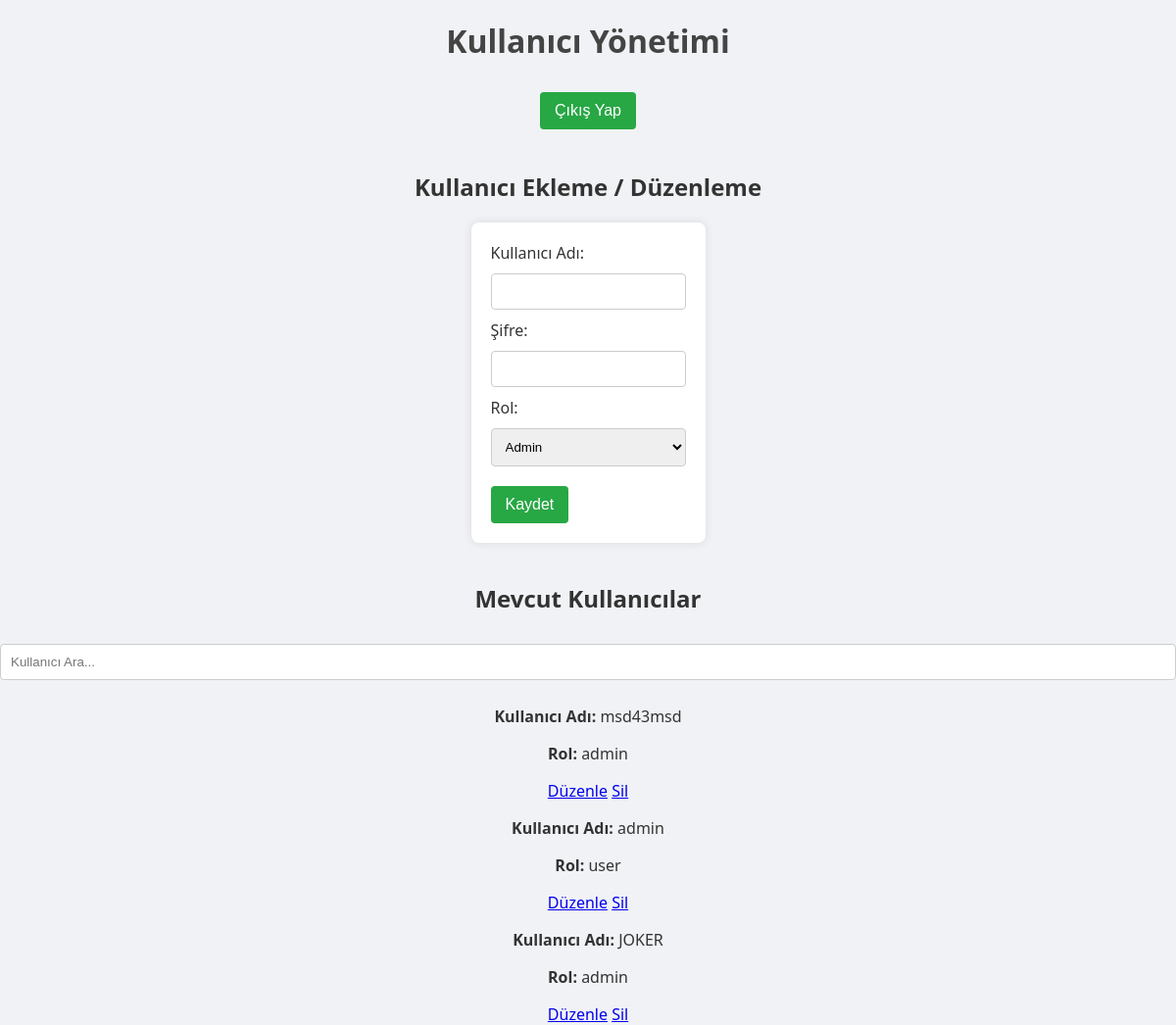
The page /users.php on the database its author committed.
### tables this page shows
CREATE TABLE users (
        id INTEGER PRIMARY KEY AUTOINCREMENT,
        username TEXT NOT NULL UNIQUE,
        password TEXT NOT NULL,
        role TEXT NOT NULL CHECK (role IN ('admin', 'user'))
    , skore INTEGER DEFAULT 0);

### users.php (the view, shortened to what this page needs)
<?php
$db = new PDO('sqlite:veriler.db');
$users = $db->query("SELECT * FROM users")->fetchAll(PDO::FETCH_ASSOC);
?>
<!DOCTYPE html>
<html lang="tr">
<head>
    <link rel="stylesheet" href="style.css">
</head>
<body>
    <h1>Kullanıcı Yönetimi</h1>
    <button onclick="window.location.href='login.php'">Çıkış Yap</button>
    <br><br>
    <h2>Kullanıcı Ekleme / Düzenleme</h2>
    <form method="POST" action="users.php">
        <label>Kullanıcı Adı:</label><br>
        <input type="text" name="username" id="username" required><br>
        <label>Şifre:</label><br>
        <input type="password" name="password" id="password" required><br>
        <label>Rol:</label><br>
        <select name="role" id="role">
            <option value="admin">Admin</option>
        </select><br>
        <button type="submit">Kaydet</button>
    </form>
    <h2>Mevcut Kullanıcılar</h2>
    <input type="text" id="kullaniciArama" placeholder="Kullanıcı Ara..."><br>
    <div id="kullaniciListesi">
        <?php foreach ($users as $user) : ?>
            <div class="kullanici-item">
                <p><strong>Kullanıcı Adı:</strong> <?php echo htmlspecialchars($user['username']); ?></p>
                <p><strong>Rol:</strong> <?php echo htmlspecialchars($user['role']); ?></p>
                <a href="users.php?userid=<?php echo $user['id']; ?>">Düzenle</a>
                <a href="users.php?action=delete&id=<?php echo $user['id']; ?>">Sil</a>
            </div>
        <?php endforeach; ?>
    </div>
</body>
</html>

### style.css (style rules this page uses)
body { font-family: 'Segoe UI', Tahoma, Geneva, Verdana, sans-serif; background-color: #f0f2f5; margin: 0; padding: 0; text-align: center; color: #333; }
h1 { color: #444; margin-top: 20px; font-size: 2em; }
form { background-color: #fff; padding: 20px; border-radius: 8px; box-shadow: 0 0 10px rgba(0, 0, 0, 0.1); margin-bottom: 20px; display: inline-block; text-align: left; }
input[type="text"], input[type="password"], select { padding: 10px; margin: 10px 0; width: 100%; box-sizing: border-box; border: 1px solid #ccc; border-radius: 4px; }
button { padding: 10px 15px; margin-top: 10px; cursor: pointer; background-color: #28a745; color: white; border: none; border-radius: 4px; font-size: 1em; transition: background-color 0.3s; }

### rows shown on the page
users: username "msd43msd", role "admin"
users: username "admin", role "user"
users: username "JOKER", role "admin"
